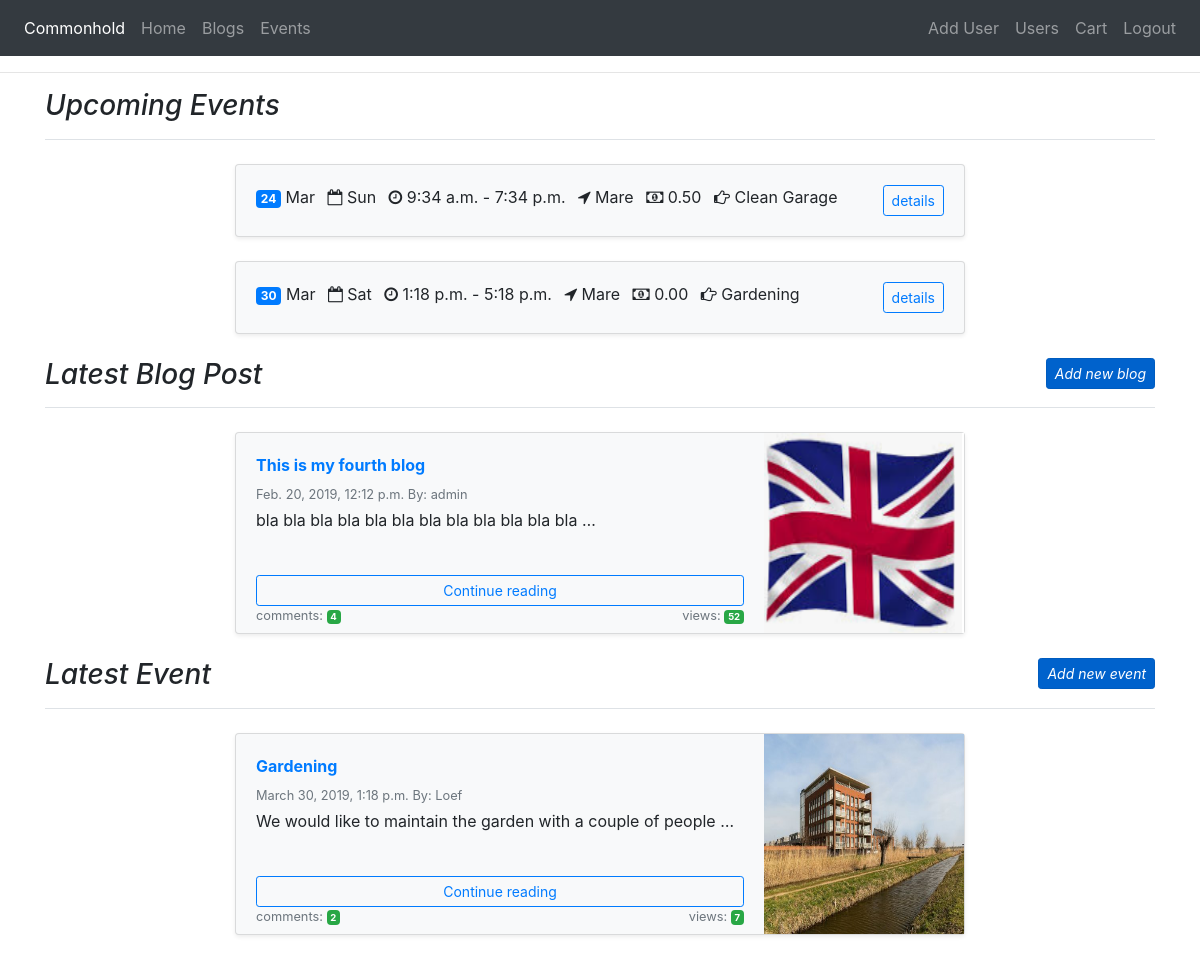
Page /accounts/overview/ (signed in) on the earlier database version.
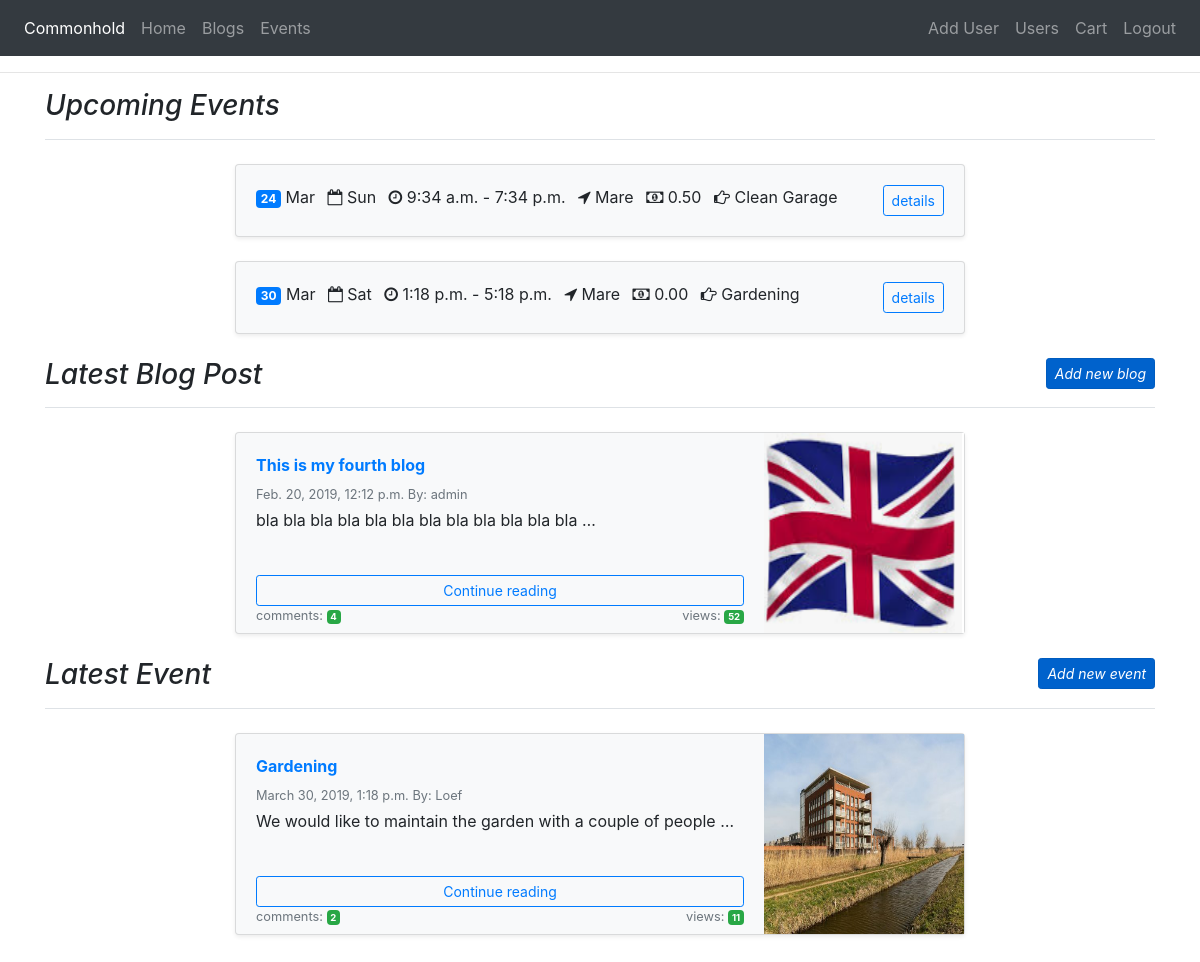
Same page on the later database version.
### events/models.py (models this page shows, shortened)
class Event(models.Model):
    author = models.ForeignKey(User, on_delete=models.CASCADE, related_name="event_author")
    title = models.CharField(max_length=200)
    details = models.TextField()
    location = models.CharField(max_length=200)
    views = models.IntegerField(default=0)
    price = models.DecimalField(max_digits=6, decimal_places=2)
    event_image = models.ImageField(upload_to="images", null=True, blank=True)
    scheduled_date_start = models.DateTimeField(blank=True, null=True)
    scheduled_date_end = models.DateTimeField(blank=True, null=True)
    published_date = models.DateTimeField(auto_now_add=True)

### accounts/views.py (the view)
@login_required
def overview(request):
    blogs = Blog.objects.filter(published_date__lte=timezone.now()).order_by('-published_date')[:1]
    events = Event.objects.filter(published_date__lte=timezone.now()).order_by('-published_date')[:1]
    upcoming_events = Event.objects.filter(scheduled_date_start__gte=timezone.now()).order_by('scheduled_date_start')[:4]
    blog_comments = BlogComment.objects.all()
    event_comments = EventComment.objects.all()
    return render(request, "overview.html", {'blogs': blogs, 'events': events,  'event_comments': event_comments, 'blog_comments': blog_comments, 'upcoming_events': upcoming_events })

### cart/contexts.py (called while the page is built)
def cart_contents(request):
    cart = request.session.get('cart', {})
    cart_items = []
    total = 0
    product_count = 0
    for id, quantity in cart.items():
        event = get_object_or_404(Event, pk=id)
        total += quantity * event.price
        product_count += quantity
        cart_items.append({'id':id, 'quantity': quantity, 'event': event})
    return { 'cart_items': cart_items, 'total': total,
        'product_count': product_count }

### accounts/templates/overview.html (shortened to what the changed rows need)
{% extends 'base.html' %}
{% block content %}
<div class="container">
   <div class="row justify-content-center">
   <div class="col-md-8">
   {% for up in upcoming_events %}
         <div class="card flex-md-row mb-4 shadow-sm h-md-250 bg-light">
            <div class="card-body d-flex flex-column less-padding-bottom">
                <ul class="list-inline">
                    <li class="list-inline-item"><span class="badge badge-primary">{{up.scheduled_date_start|date:"d"}}</span> {{up.scheduled_date_start|date:"b"|title}}</li>
                    <li class="list-inline-item"><i class="fa fa-calendar-o" aria-hidden="true"></i> {{up.scheduled_date_start|date:"D"}}</li>
                    <li class="list-inline-item"><i class="fa fa-clock-o" aria-hidden="true"></i> {{up.scheduled_date_start|date:"P"}} - {{up.scheduled_date_end|date:"P"}}</li>
                    <li class="list-inline-item"><i class="fa fa-location-arrow" aria-hidden="true"></i> {{up.location}}</li>
                    <li class="list-inline-item"><i class="fa fa-money" aria-hidden="true"></i> {{up.price}}</li>
                    <li class="list-inline-item"><i class="fa fa-hand-o-right"></i> {{up.title|truncatechars:16}}</li>
                    <li class="list-inline-item floatright"><a class="btn btn-outline-primary btn-sm" role="button" href="{% url 'event_detail' up.id %}">details</a></li>
                </ul>
            </div>
        </div>
   {% endfor %}
    </div>
   </div>
   <div class="row justify-content-center">
   {% for event in events %}
   <div class="col-md-8">
       <div class="card flex-md-row mb-4 shadow-sm h-md-250 bg-light">
           <div class="card-body d-flex flex-column less-padding-bottom">
               <strong class="d-inline-block mb-2 text-primary">{{event.title}}</strong>
               <div class="mb-1 text-muted small">{{event.scheduled_date_start}} By: {{event.author}} </div>
               <p class="card-text mb-auto">{{event.details|truncatewords:12}}</p>
               <a class="btn btn-outline-primary btn-sm" role="button" href="{% url 'event_detail' event.id %}">Continue reading</a>
               <div class="mb-1 text-muted small">
                   <span>comments: </span><span class="badge badge-success">{{ event.event_comment_id.count }}</span>
                   <span class="floatright">views: <span class="badge badge-success">{{event.views}}</span></span>
               </div>
           </div>
           <img class="card-img-right flex-auto d-none d-lg-block" alt="Thumbnail [200x250]" src="{{ MEDIA_URL }}{{ event.event_image }}" style="width: 200px; height: 200px;">
       </div>
   </div>
   {% endfor %}
</div>
<br>
{% endblock %}

Differences in the rows shown:
changed Event "Sat": views "7" → "11"
